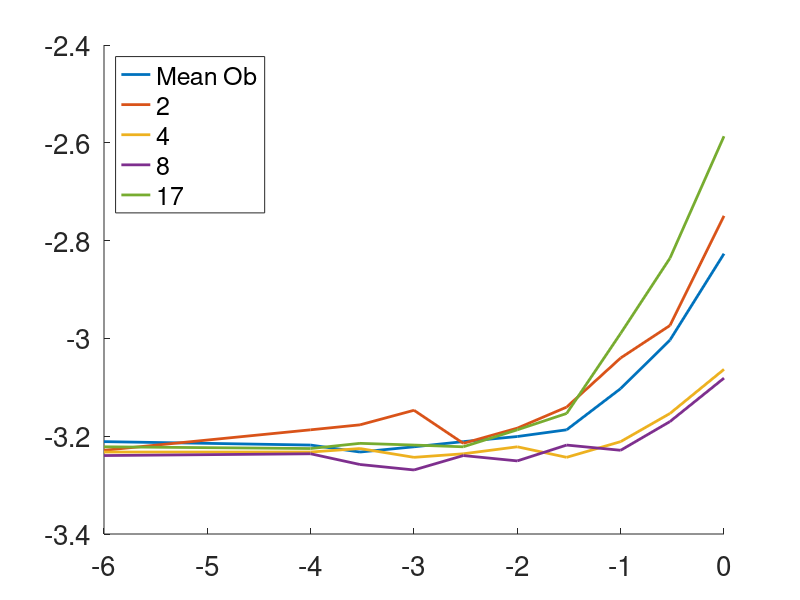

MATLAB code to generate this figure:
% Comparision of the rate of increase of threshold for the Linear RF model.

covScaleModelForMarkers = [0.000001 0.0001 0.0003 0.001 0.003 0.01 0.03 0.1 0.3 1]';
ModelThresholdObserver2  = [0.0243 0.0255 0.0258 0.0267 0.0247 0.0256 0.0269 0.0302 0.0326 0.0422]; % decision noise = 0.10; surround value = -0.15
ModelThresholdObserver4  = [0.0242 0.0242 0.0244 0.0239 0.0241 0.0245 0.0239 0.0248 0.0265 0.0294]; % decision noise = 0.08; surround value = -0.10
ModelThresholdObserver8  = [0.0240 0.0241 0.0235 0.0232 0.0240 0.0237 0.0246 0.0243 0.0260 0.0288]; % decision noise = 0.08; surround value = -0.11
ModelThresholdObserver17 = [0.0245 0.0244 0.0247 0.0246 0.0245 0.0255 0.0265 0.0320 0.0382 0.0509]; % decision noise = 0.11; surround value = -0.16
ModelThresholds          = [0.0248 0.0246 0.0242 0.0245 0.0248 0.0251 0.0255 0.0281 0.0315 0.0386]; %decision noise 18082.2 surround value -0.0119734


figure;
hold on

plot(log10(covScaleModelForMarkers), log10(ModelThresholds.^2), 'linewidth', 2);
plot(log10(covScaleModelForMarkers), log10(ModelThresholdObserver2.^2), 'linewidth', 2);
plot(log10(covScaleModelForMarkers), log10(ModelThresholdObserver4.^2), 'linewidth', 2);
plot(log10(covScaleModelForMarkers), log10(ModelThresholdObserver8.^2), 'linewidth', 2);
plot(log10(covScaleModelForMarkers), log10(ModelThresholdObserver17.^2), 'linewidth', 2);

legend({'Mean Ob', '2', '4','8', '17'},'location', 'northwest');

set(gca, 'fontsize', 20);